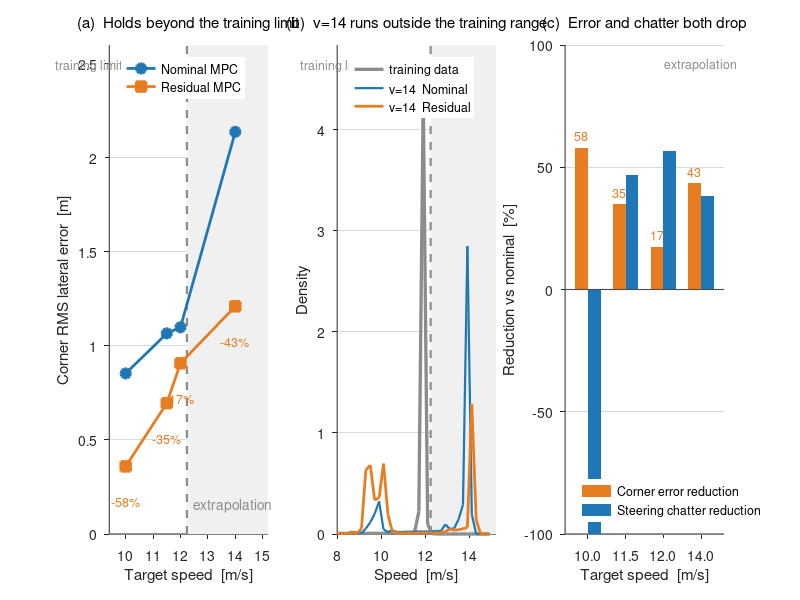

This figure's MATLAB source:
% 외삽 일반화 - 학습 속도 상한 밖에서도 잔차 보정이 작동하는가
%
% 기존 일반화 주장(적재, 미학습 트랙)은 전부 학습 분포 '안쪽'이었다.
% 학습 데이터의 속도 최대값은 12.234 m/s 이고, v=14 주행은 14.38 m/s 까지
% 올라가 상한을 17.5% 초과한다. 그 조건에서도 잔차가 이긴다.
%   급코너 RMS  nominal 2.138 -> residual 1.211  (43.4% 감소)
%   조향 채터   0.0620 -> 0.0382 (38% 감소), 양쪽 완주
%
% 데이터: fig_extrapolation.mat  (results/extrapolation_summary.py 가 생성)
% 실행:   results/matlab/ 폴더 안에서 `plot_extrapolation`
% 요구:   base MATLAB 만 (툴박스 불필요). R2013a 이상.

clear; close all
load('fig_extrapolation.mat')

NOM  = [0.12 0.47 0.71];
RES  = [0.90 0.49 0.13];
GREY = [0.55 0.55 0.55];
SHAD = [0.94 0.94 0.94];

vt   = speed.v_target(:);
vmax = train_v_max;

figure('Color','w','Position',[80 80 1280 380])

%% (a) 속도별 급코너 오차 - 학습 상한 밖에서도 유지되는가
subplot(1,3,1); hold on; box off
set(gca,'FontSize',10,'TickDir','out','YGrid','on', ...
        'GridColor',[.85 .85 .85],'GridAlpha',1,'Layer','bottom')
YL = [0 2.6];
patch([vmax 15.2 15.2 vmax], [YL(1) YL(1) YL(2) YL(2)], SHAD, 'EdgeColor','none');
plot([vmax vmax], YL, '--', 'Color', GREY, 'LineWidth', 1.6);
text(vmax-0.15, YL(2)*0.96, sprintf('training limit  %.2f m/s', vmax), ...
     'Color', GREY, 'FontSize', 9, 'HorizontalAlignment','right');
text(13.9, YL(2)*0.06, 'extrapolation', 'Color', GREY, 'FontSize', 10, ...
     'HorizontalAlignment','center');
h1 = plot(vt, speed.nom(:), '-o', 'Color', NOM, 'LineWidth', 2, ...
          'MarkerSize', 7, 'MarkerFaceColor', NOM);
h2 = plot(vt, speed.res(:), '-s', 'Color', RES, 'LineWidth', 2, ...
          'MarkerSize', 7, 'MarkerFaceColor', RES);
for k = 1:numel(vt)
    text(vt(k), speed.res(k)-0.19, sprintf('-%.0f%%', speed.improve(k)), ...
         'Color', RES, 'FontSize', 9, 'HorizontalAlignment','center');
end
legend([h1 h2], {'Nominal MPC','Residual MPC'}, 'Location','northwest', ...
       'Box','off', 'FontSize', 9);
xlim([9.4 15.2]); ylim(YL)
xlabel('Target speed  [m/s]'); ylabel('Corner RMS lateral error  [m]')
title('(a)  Holds beyond the training limit','FontSize',11,'FontWeight','normal')

%% (b) 속도 분포 - v=14 가 실제로 학습 범위를 벗어났음을 보인다
subplot(1,3,2); hold on; box off
set(gca,'FontSize',10,'TickDir','out','YGrid','on', ...
        'GridColor',[.85 .85 .85],'GridAlpha',1,'Layer','bottom')
c  = vdist.centers(:);
Y2 = [0 max(vdist.train)*1.12];
patch([vmax 15.2 15.2 vmax], [Y2(1) Y2(1) Y2(2) Y2(2)], SHAD, 'EdgeColor','none');
g1 = plot(c, vdist.train(:),   '-', 'Color', GREY, 'LineWidth', 2.4);
g2 = plot(c, vdist.v14_nom(:), '-', 'Color', NOM,  'LineWidth', 1.6);
g3 = plot(c, vdist.v14_res(:), '-', 'Color', RES,  'LineWidth', 2.0);
plot([vmax vmax], Y2, '--', 'Color', GREY, 'LineWidth', 1.6);
text(vmax-0.15, Y2(2)*0.96, sprintf('training limit  %.2f m/s', vmax), ...
     'Color', GREY, 'FontSize', 9, 'HorizontalAlignment','right');
legend([g1 g2 g3], {'training data','v=14  Nominal','v=14  Residual'}, ...
       'Location','northwest', 'Box','off', 'FontSize', 9);
xlim([8 15.2]); ylim(Y2)
xlabel('Speed  [m/s]'); ylabel('Density')
title('(b)  v=14 runs outside the training range','FontSize',11,'FontWeight','normal')

%% (c) 오차와 채터가 함께 줄었는가
subplot(1,3,3); hold on; box off
set(gca,'FontSize',10,'TickDir','out','YGrid','on', ...
        'GridColor',[.85 .85 .85],'GridAlpha',1,'Layer','bottom')
chat = 100*(1 - speed.chat_res(:)./speed.chat_nom(:));
w = 0.34; x = (1:numel(vt))';
b1 = bar(x-w/2, speed.improve(:), w, 'FaceColor', RES, 'EdgeColor','none');
b2 = bar(x+w/2, chat,             w, 'FaceColor', NOM, 'EdgeColor','none');
plot([0.4 numel(vt)+0.6], [0 0], '-', 'Color', [0.3 0.3 0.3], 'LineWidth', 0.8);
for k = 1:numel(vt)
    text(x(k)-w/2, speed.improve(k)+5, sprintf('%.0f', speed.improve(k)), ...
         'HorizontalAlignment','center','FontSize',9,'Color',RES);
end
% 마지막 막대 = 외삽 조건
xl = get(gca,'XLim');
text(numel(vt), 92, 'extrapolation', 'HorizontalAlignment','center', ...
     'FontSize',9,'Color',GREY);
legend([b1 b2], {'Corner error reduction','Steering chatter reduction'}, ...
       'Location','southwest', 'Box','off', 'FontSize', 9);
set(gca,'XTick',1:numel(vt),'XTickLabel', ...
        arrayfun(@(v) sprintf('%.1f',v), vt, 'UniformOutput', false))
xlim([0.4 numel(vt)+0.6]); ylim([-100 100])
xlabel('Target speed  [m/s]'); ylabel('Reduction vs nominal  [%]')
title('(c)  Error and chatter both drop','FontSize',11,'FontWeight','normal')
